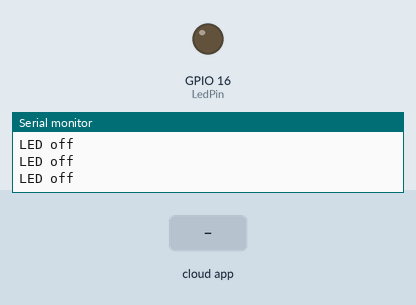
Recording of a sketch running on a simulated ESP8266 (NodeMCU). Shown: output pins drawn as LEDs (lit = HIGH), the last lines printed to the serial monitor. The inputs (shaded band) are chosen by the test bench. WiFi joins after 1.5 s; servers stay silent unless stated; the Firebase database answers and starts empty.

Above: at 2.7 s.
2.8 s: the phone or cloud app sets Led1Status to 1
At 4.0 s:
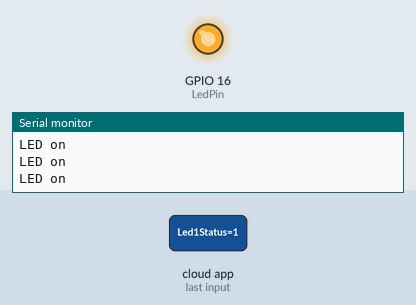
4.3 s: the phone or cloud app sets Led1Status to 0
At 5.3 s:
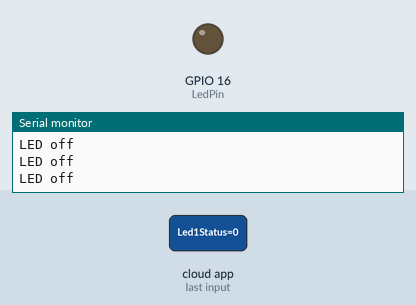
Timing chart, 0 to 7.3 s (numbered marks = the images above; inputs shaded):
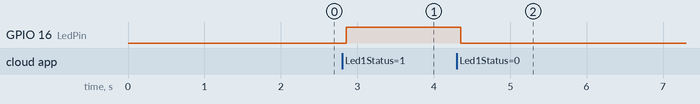

The sketch:

arduinocode.ino
```cpp
#include <Adafruit_NeoPixel.h>
#include <FirebaseESP8266.h>
#if defined(ESP32)
#include <WiFi.h>
#elif defined(ESP8266)
#include <ESP8266WiFi.h>
#endif

#define WIFI_SSID "JASMINE" // your wifi SSID
#define WIFI_PASSWORD "8939997487" // your wifi PASSWORD

#define LedPin 16         // pin d0 as toggle pin
#define FIREBASE_HOST "controlled-f596b-default-rtdb.firebaseio.com/" // change here
#define FIREBASE_AUTH "yLifpGzz24JECxwfc4hLVZrddDKi0PN3eOpXy3mn"  // your private key
FirebaseData firebaseData;

void setup() {
  pinMode(LedPin, OUTPUT);
  Serial.begin(9600);
  // connect to wifi.
  WiFi.begin(WIFI_SSID, WIFI_PASSWORD);
  Serial.print("connecting");
  while (WiFi.status() != WL_CONNECTED) {
    Serial.print(".");
    delay(500);
  }
  Serial.println();
  Serial.print("connected: ");
  Serial.println(WiFi.localIP());
  Firebase.begin(FIREBASE_HOST, FIREBASE_AUTH);
  Firebase.reconnectWiFi(true);
}

void loop() {
  if (Firebase.getString(firebaseData, "/Led1Status")) {
    String ledstatus = firebaseData.stringData();
    if (ledstatus.toInt() == 1) {
      digitalWrite(LedPin, HIGH);
      Serial.println("LED on");
    }
    else {
      digitalWrite(LedPin, LOW);
      Serial.println("LED off");
    }
  }
  else {
    Serial.print("Error in getInt, ");
    Serial.println(firebaseData.errorReason());
  }
}
```

Measured:
- after the input at 2.8 s, GPIO 16 (LedPin): LOW → HIGH after 0.05 s
- after the input at 4.3 s, GPIO 16 (LedPin): HIGH → LOW after 0.06 s
